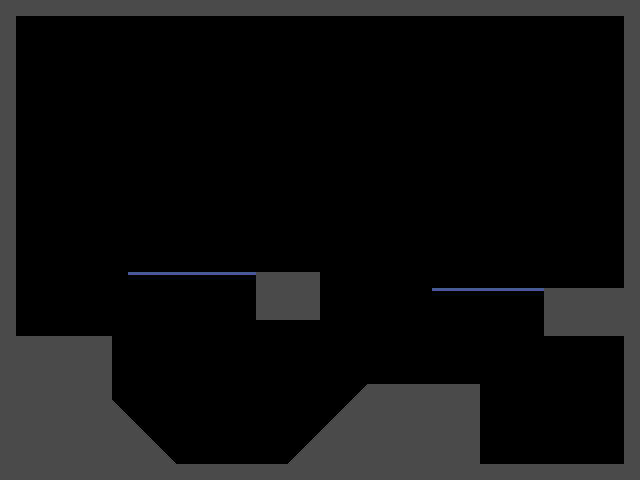

A level layout from a 2D game, rendered from its tile map. Below: a short description, then the map file with its tile-grid data intact:
An orthogonal 40x30 tile map with 16x16 px tiles, 1 tile layer (main) and 4 objects (spawn).

<map version="1.2" tiledversion="1.2.1" orientation="orthogonal" renderorder="right-down" width="40" height="30" tilewidth="16" tileheight="16" infinite="0" nextlayerid="3" nextobjectid="7">
 <tileset firstgid="1" name="tileset" tilewidth="16" tileheight="16" tilecount="4" columns="2">
  <image source="tileset.png" width="32" height="32" />
  <tile id="0">
   <objectgroup draworder="index">
    <object id="1" x="0" y="0" width="16" height="16" />
   </objectgroup>
  </tile>
  <tile id="2">
   <properties>
    <property name="filewtf" type="file" value="" />
    <property name="floaty" type="float" value="0" />
    <property name="inty" type="int" value="0" />
    <property name="nez:isOneWayPlatform" type="bool" value="true" />
    <property name="poop" type="color" value="" />
   </properties>
   <objectgroup draworder="index">
    <object id="1" x="0" y="0" width="16" height="3" />
   </objectgroup>
  </tile>
  <tile id="3">
   <properties>
    <property name="nez:isSlope" type="bool" value="true" />
    <property name="nez:slopeTopLeft" type="int" value="0" />
    <property name="nez:slopeTopRight" type="int" value="15" />
   </properties>
   <objectgroup draworder="index">
    <object id="1" x="0" y="0">
     <polygon points="0,0 0,16 16,16" />
    </object>
   </objectgroup>
  </tile>
 </tileset>
 <layer id="1" name="main" width="40" height="30">
  <data encoding="csv">
1,1,1,1,1,1,1,1,1,1,1,1,1,1,1,1,1,1,1,1,1,1,1,1,1,1,1,1,1,1,1,1,1,1,1,1,1,1,1,1,
1,0,0,0,0,0,0,0,0,0,0,0,0,0,0,0,0,0,0,0,0,0,0,0,0,0,0,0,0,0,0,0,0,0,0,0,0,0,0,1,
1,0,0,0,0,0,0,0,0,0,0,0,0,0,0,0,0,0,0,0,0,0,0,0,0,0,0,0,0,0,0,0,0,0,0,0,0,0,0,1,
1,0,0,0,0,0,0,0,0,0,0,0,0,0,0,0,0,0,0,0,0,0,0,0,0,0,0,0,0,0,0,0,0,0,0,0,0,0,0,1,
1,0,0,0,0,0,0,0,0,0,0,0,0,0,0,0,0,0,0,0,0,0,0,0,0,0,0,0,0,0,0,0,0,0,0,0,0,0,0,1,
1,0,0,0,0,0,0,0,0,0,0,0,0,0,0,0,0,0,0,0,0,0,0,0,0,0,0,0,0,0,0,0,0,0,0,0,0,0,0,1,
1,0,0,0,0,0,0,0,0,0,0,0,0,0,0,0,0,0,0,0,0,0,0,0,0,0,0,0,0,0,0,0,0,0,0,0,0,0,0,1,
1,0,0,0,0,0,0,0,0,0,0,0,0,0,0,0,0,0,0,0,0,0,0,0,0,0,0,0,0,0,0,0,0,0,0,0,0,0,0,1,
1,0,0,0,0,0,0,0,0,0,0,0,0,0,0,0,0,0,0,0,0,0,0,0,0,0,0,0,0,0,0,0,0,0,0,0,0,0,0,1,
1,0,0,0,0,0,0,0,0,0,0,0,0,0,0,0,0,0,0,0,0,0,0,0,0,0,0,0,0,0,0,0,0,0,0,0,0,0,0,1,
1,0,0,0,0,0,0,0,0,0,0,0,0,0,0,0,0,0,0,0,0,0,0,0,0,0,0,0,0,0,0,0,0,0,0,0,0,0,0,1,
1,0,0,0,0,0,0,0,0,0,0,0,0,0,0,0,0,0,0,0,0,0,0,0,0,0,0,0,0,0,0,0,0,0,0,0,0,0,0,1,
1,0,0,0,0,0,0,0,0,0,0,0,0,0,0,0,0,0,0,0,0,0,0,0,0,0,0,0,0,0,0,0,0,0,0,0,0,0,0,1,
1,0,0,0,0,0,0,0,0,0,0,0,0,0,0,0,0,0,0,0,0,0,0,0,0,0,0,0,0,0,0,0,0,0,0,0,0,0,0,1,
1,0,0,0,0,0,0,0,0,0,0,0,0,0,0,0,0,0,0,0,0,0,0,0,0,0,0,0,0,0,0,0,0,0,0,0,0,0,0,1,
1,0,0,0,0,0,0,0,0,0,0,0,0,0,0,0,0,0,0,0,0,0,0,0,0,0,0,0,0,0,0,0,0,0,0,0,0,0,0,1,
1,0,0,0,0,0,0,0,0,0,0,0,0,0,0,0,0,0,0,0,0,0,0,0,0,0,0,0,0,0,0,0,0,0,0,0,0,0,0,1,
1,0,0,0,0,0,0,0,3,3,3,3,3,3,3,3,1,1,1,1,0,0,0,0,0,0,0,0,0,0,0,0,0,0,0,0,0,0,0,1,
1,0,0,0,0,0,0,0,0,0,0,0,0,0,0,0,1,1,1,1,0,0,0,0,0,0,0,3,3,3,3,3,3,3,1,1,1,1,1,1,
1,0,0,0,0,0,0,0,0,0,0,0,0,0,0,0,1,1,1,1,0,0,0,0,0,0,0,0,0,0,0,0,0,0,1,1,1,1,1,1,
1,0,0,0,0,0,0,0,0,0,0,0,0,0,0,0,0,0,0,0,0,0,0,0,0,0,0,0,0,0,0,0,0,0,1,1,1,1,1,1,
1,1,1,1,1,1,1,0,0,0,0,0,0,0,0,0,0,0,0,0,0,0,0,0,0,0,0,0,0,0,0,0,0,0,0,0,0,0,0,1,
1,1,1,1,1,1,1,0,0,0,0,0,0,0,0,0,0,0,0,0,0,0,0,0,0,0,0,0,0,0,0,0,0,0,0,0,0,0,0,1,
1,1,1,1,1,1,1,0,0,0,0,0,0,0,0,0,0,0,0,0,0,0,0,0,0,0,0,0,0,0,0,0,0,0,0,0,0,0,0,1,
1,1,1,1,1,1,1,0,0,0,0,0,0,0,0,0,0,0,0,0,0,0,2147483652,1,1,1,1,1,1,1,0,0,0,0,0,0,0,0,0,1,
1,1,1,1,1,1,1,4,0,0,0,0,0,0,0,0,0,0,0,0,0,2147483652,1,1,1,1,1,1,1,1,0,0,0,0,0,0,0,0,0,1,
1,1,1,1,1,1,1,1,4,0,0,0,0,0,0,0,0,0,0,0,2147483652,1,1,1,1,1,1,1,1,1,0,0,0,0,0,0,0,0,0,1,
1,1,1,1,1,1,1,1,1,4,0,0,0,0,0,0,0,0,0,2147483652,1,1,1,1,1,1,1,1,1,1,0,0,0,0,0,0,0,0,0,1,
1,1,1,1,1,1,1,1,1,1,4,0,0,0,0,0,0,0,2147483652,1,1,1,1,1,1,1,1,1,1,1,0,0,0,0,0,0,0,0,0,1,
1,1,1,1,1,1,1,1,1,1,1,1,1,1,1,1,1,1,1,1,1,1,1,1,1,1,1,1,1,1,1,1,1,1,1,1,1,1,1,1
</data>
 </layer>
 <objectgroup id="2" name="objects">
  <object id="6" name="spawn" x="48.4346" y="240.503" width="14.8796" height="14.8796" />
 </objectgroup>
</map>
